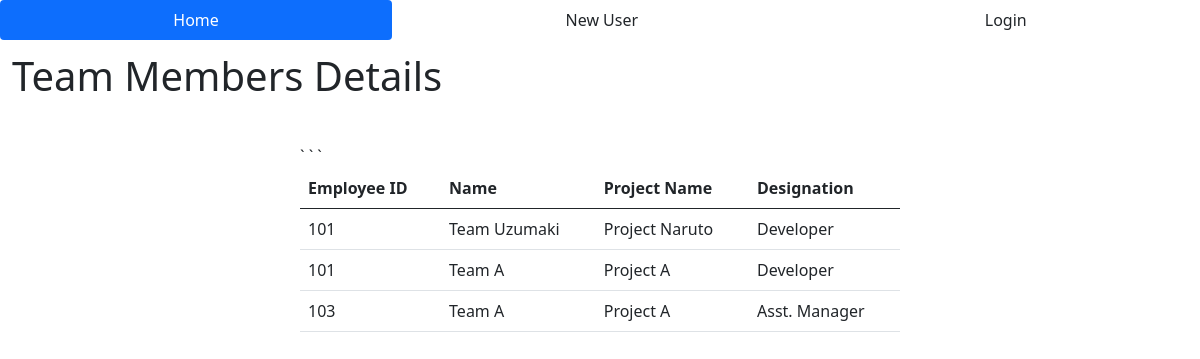
/teams/100, run on the app's committed database.
### EDMA/models.py (models this page shows)
class Team(db.Model):
    id = db.Column(db.Integer, primary_key=True)
    name = db.Column(db.String(25), nullable=False)
    proj = db.Column(db.String(25),  nullable=False)
    designation = db.Column(db.String(25), nullable=False)
    emp_id = db.Column(db.Integer, db.ForeignKey('employee.emp_id'))

### EDMA/routes.py (the view)
@app.route('/teams/<int:emp_id>')
def viewTeam(emp_id):
    tlis = Team.query.filter_by(emp_id=emp_id).all()
    tnames = []
    for t in tlis:
        if not t.name in tnames:
            tnames.append(t.name)
    print(tnames)
    lis = []
    for tn in tnames:
        lis.extend(Team.query.filter_by(name=tn).all())
    print(lis)
    lis_copy = lis[:]
    for t in lis_copy:
        if t.emp_id == emp_id:
            lis.remove(t)
            print(lis)
    print(lis)
    if len(lis) == 0:
        flash("You don't have any Team Members", category='info')
        return redirect(url_for('index'))
    else:
        print(lis)
        return render_template('viewTeam.html', tdet=lis, emp_id=emp_id)

### EDMA/templates/viewTeam.html (shortened to what this page needs)
{% extends 'base.html' %}
{% block body %}
<h1>Team Members Details</h1>
<div class="form-div">
    <table class="table">
    <thead>
      <tr>
          <th scope="col">Employee ID</th>
          <th scope="col">Name</th>
          <th scope="col">Project Name</th>
          <th scope="'col">Designation</th>
      </tr>
    </thead>
    <tbody>
        {% for mt in tdet %}
            {% if mt.emp_id != emp_id %}
        `       <tr>
                   <td>{{ mt.emp_id }}</td>
                   <td>{{ mt.name }}</td>
                   <td>{{ mt.proj }}</td>
                   <td>{{ mt.designation }}</td>
               </tr>
            {% endif %}
        {% endfor %}
{% endblock %}

### EDMA/templates/base.html (shortened to what this page needs)
<!doctype html>
<html lang="en">
  <head>
    <link rel="stylesheet" type="text/css" href="{{ url_for('static', filename='main.css') }}">
    <link href="https://cdn.jsdelivr.net/npm/bootstrap@5.0.2/dist/css/bootstrap.min.css" rel="stylesheet">
  </head>
  <body>
    <div>
      <ul class="nav nav-pills nav-fill">
        <li class="nav-item">
          <a class="nav-link active link-dark" aria-current="page" href="{{ url_for('index') }}">Home</a>
        </li>
        {% if current_user.is_authenticated %}
          <li class="nav-item">
            <a class="nav-link link-dark">Welcome, {{ current_user.username }}</a>
          </li>
          <li class="nav-item">
            <a class="nav-link link-dark" href="{{ url_for('logout_page') }}">Logout</a>
          </li>
        {% else %}
          <li class="nav-item">
            <a class="nav-link link-dark" href="{{ url_for('register_page') }}">New User</a>
          </li>
          <li class="nav-item">
            <a class="nav-link link-dark" href="{{ url_for('login_page') }}">Login</a>
          </li>
        {% endif %}
      </ul>
    </div>
    {% block body %} {% endblock %}
  </body>
</html>

### EDMA/static/main.css (style rules this page uses)
h1 { padding: 1%; }
.form-div { width: 50%; margin: auto; padding-top: 1.5em; }

### data on the page
Team: emp_id "101", name "Team Uzumaki", proj "Project Naruto", designation "Developer"
Team: emp_id "101", name "Team A", proj "Project A", designation "Developer"
Team: emp_id "103", name "Team A", proj "Project A", designation "Asst. Manager"
